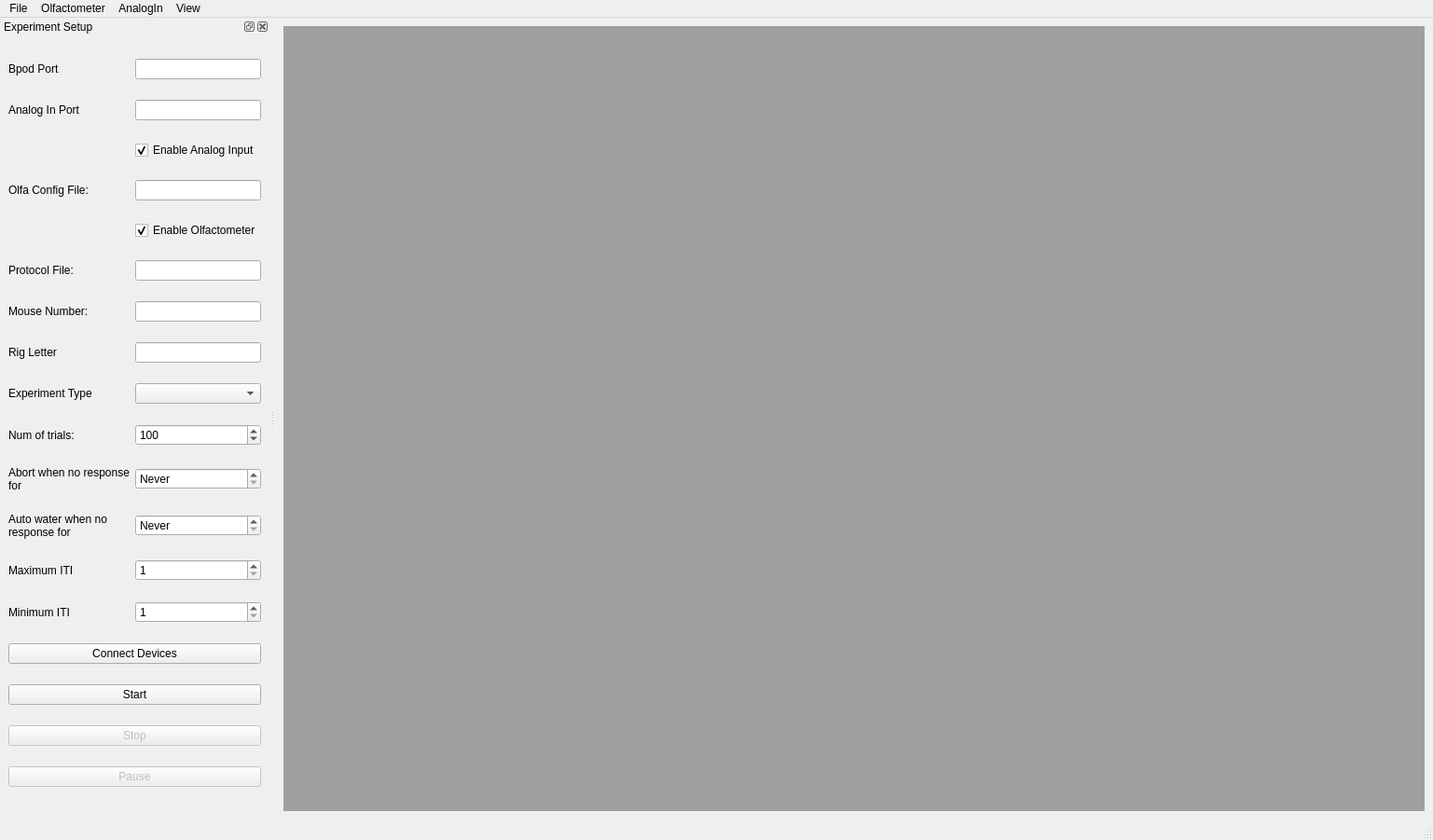
<?xml version="1.0" encoding="UTF-8"?>
<ui version="4.0">
 <class>MainWindow</class>
 <widget class="QMainWindow" name="MainWindow">
  <property name="geometry">
   <rect>
    <x>0</x>
    <y>0</y>
    <width>1537</width>
    <height>901</height>
   </rect>
  </property>
  <property name="windowTitle">
   <string>MainWindow</string>
  </property>
  <widget class="QWidget" name="centralwidget">
   <layout class="QHBoxLayout" name="centralWidgetHLayout">
    <item>
     <widget class="QMdiArea" name="mdiArea">
      <property name="sizeAdjustPolicy">
       <enum>QAbstractScrollArea::AdjustToContents</enum>
      </property>
      <property name="activationOrder">
       <enum>QMdiArea::CreationOrder</enum>
      </property>
      <widget class="QWidget" name="currentTrialSubWindowWidget">
       <property name="windowTitle">
        <string>Current Trial Info</string>
       </property>
       <layout class="QGridLayout" name="currentTrialSubWindowWidgetGridLayout">
        <item row="2" column="1">
         <widget class="QLineEdit" name="currentStateLineEdit">
          <property name="readOnly">
           <bool>true</bool>
          </property>
         </widget>
        </item>
        <item row="3" column="6">
         <widget class="QLabel" name="totalPercentCorrectLabel">
          <property name="text">
           <string>Total Percent Correct</string>
          </property>
         </widget>
        </item>
        <item row="0" column="6">
         <widget class="QLabel" name="totalCorrectLabel">
          <property name="text">
           <string>Total Correct:</string>
          </property>
         </widget>
        </item>
        <item row="4" column="0" colspan="8">
         <widget class="QProgressBar" name="currentTrialProgressBar">
          <property name="value">
           <number>0</number>
          </property>
          <property name="textVisible">
           <bool>false</bool>
          </property>
         </widget>
        </item>
        <item row="3" column="7">
         <widget class="QLineEdit" name="totalPercentCorrectLineEdit">
          <property name="readOnly">
           <bool>true</bool>
          </property>
         </widget>
        </item>
        <item row="0" column="1">
         <widget class="QLineEdit" name="trialNumLineEdit">
          <property name="readOnly">
           <bool>true</bool>
          </property>
         </widget>
        </item>
        <item row="0" column="4">
         <widget class="QLabel" name="correctResponseLabel">
          <property name="text">
           <string>Correct Response</string>
          </property>
         </widget>
        </item>
        <item row="0" column="7">
         <widget class="QLineEdit" name="totalCorrectLineEdit">
          <property name="readOnly">
           <bool>true</bool>
          </property>
         </widget>
        </item>
        <item row="2" column="0">
         <widget class="QLabel" name="currentStateLabel">
          <property name="text">
           <string>Current State</string>
          </property>
         </widget>
        </item>
        <item row="2" column="7">
         <widget class="QLineEdit" name="totalNoResponsesLineEdit">
          <property name="readOnly">
           <bool>true</bool>
          </property>
         </widget>
        </item>
        <item row="1" column="7">
         <widget class="QLineEdit" name="totalWrongLineEdit">
          <property name="readOnly">
           <bool>true</bool>
          </property>
         </widget>
        </item>
        <item row="1" column="0">
         <widget class="QLabel" name="itiLabel">
          <property name="text">
           <string>Current ITI</string>
          </property>
         </widget>
        </item>
        <item row="2" column="6">
         <widget class="QLabel" name="totalNoResponsesLabel">
          <property name="text">
           <string>Total No Responses</string>
          </property>
         </widget>
        </item>
        <item row="1" column="1">
         <widget class="QLineEdit" name="itiLineEdit">
          <property name="readOnly">
           <bool>true</bool>
          </property>
         </widget>
        </item>
        <item row="0" column="0">
         <widget class="QLabel" name="trialNumLabel">
          <property name="text">
           <string>Trial Number</string>
          </property>
         </widget>
        </item>
        <item row="1" column="6">
         <widget class="QLabel" name="totalWrongLabel">
          <property name="text">
           <string>Total Wrong:</string>
          </property>
         </widget>
        </item>
        <item row="0" column="5">
         <widget class="QLineEdit" name="correctResponseLineEdit">
          <property name="readOnly">
           <bool>true</bool>
          </property>
         </widget>
        </item>
        <item row="1" column="4">
         <widget class="QLabel" name="responseResultLabel">
          <property name="text">
           <string>Response Result</string>
          </property>
         </widget>
        </item>
        <item row="1" column="5">
         <widget class="QLineEdit" name="responseResultLineEdit">
          <property name="readOnly">
           <bool>true</bool>
          </property>
         </widget>
        </item>
        <item row="3" column="2">
         <widget class="QLabel" name="currentFlowLabel">
          <property name="text">
           <string>Current Flow</string>
          </property>
         </widget>
        </item>
        <item row="3" column="3">
         <widget class="QLineEdit" name="currentFlowLineEdit">
          <property name="readOnly">
           <bool>true</bool>
          </property>
         </widget>
        </item>
        <item row="2" column="2">
         <widget class="QLabel" name="odorConcentrationLabel">
          <property name="text">
           <string>Odor Conc</string>
          </property>
         </widget>
        </item>
        <item row="2" column="3">
         <widget class="QLineEdit" name="odorConcentrationLineEdit">
          <property name="readOnly">
           <bool>true</bool>
          </property>
         </widget>
        </item>
        <item row="1" column="2">
         <widget class="QLabel" name="odorNameLabel">
          <property name="text">
           <string>Odor Name</string>
          </property>
         </widget>
        </item>
        <item row="1" column="3">
         <widget class="QLineEdit" name="odorNameLineEdit">
          <property name="readOnly">
           <bool>true</bool>
          </property>
         </widget>
        </item>
        <item row="0" column="2">
         <widget class="QLabel" name="currentVialNumLabel">
          <property name="text">
           <string>Current Vial</string>
          </property>
         </widget>
        </item>
        <item row="0" column="3">
         <widget class="QLineEdit" name="currentVialNumLineEdit"/>
        </item>
       </layout>
      </widget>
      <widget class="QWidget" name="bpodControlSubWindowWidget">
       <property name="windowTitle">
        <string>Bpod Control</string>
       </property>
       <layout class="QGridLayout" name="bpodControlSubWindowWidgetGridLayout">
        <item row="3" column="0">
         <widget class="QPushButton" name="leftWaterValveButton">
          <property name="text">
           <string>Left Water Valve</string>
          </property>
          <property name="checkable">
           <bool>false</bool>
          </property>
         </widget>
        </item>
        <item row="0" column="1">
         <widget class="QSpinBox" name="leftWaterValveDurationSpinBox">
          <property name="maximum">
           <number>1000</number>
          </property>
          <property name="value">
           <number>250</number>
          </property>
         </widget>
        </item>
        <item row="1" column="0">
         <widget class="QLabel" name="rightWaterValveDurationLabel">
          <property name="text">
           <string>Right Water Valve Duration:</string>
          </property>
         </widget>
        </item>
        <item row="2" column="1">
         <widget class="QPushButton" name="calibRightWaterButton">
          <property name="text">
           <string>Flush Right Water</string>
          </property>
         </widget>
        </item>
        <item row="2" column="0">
         <widget class="QPushButton" name="calibLeftWaterButton">
          <property name="text">
           <string>Flush Left Water</string>
          </property>
         </widget>
        </item>
        <item row="3" column="1">
         <widget class="QPushButton" name="rightWaterValveButton">
          <property name="text">
           <string>Right Water Valve</string>
          </property>
          <property name="checkable">
           <bool>false</bool>
          </property>
         </widget>
        </item>
        <item row="1" column="1">
         <widget class="QSpinBox" name="rightWaterValveDurationSpinBox">
          <property name="maximum">
           <number>1000</number>
          </property>
          <property name="value">
           <number>250</number>
          </property>
         </widget>
        </item>
        <item row="0" column="0">
         <widget class="QLabel" name="leftWaterValveDurationLabel">
          <property name="text">
           <string>Left Water Valve Duration:</string>
          </property>
         </widget>
        </item>
        <item row="4" column="0" colspan="2">
         <widget class="QPushButton" name="finalValveButton">
          <property name="text">
           <string>Final Valve</string>
          </property>
          <property name="checkable">
           <bool>true</bool>
          </property>
         </widget>
        </item>
       </layout>
      </widget>
      <widget class="QWidget" name="resultsPlotSubWindowWidget">
       <property name="windowTitle">
        <string>Results Plot</string>
       </property>
       <layout class="QGridLayout" name="resultsPlotSubWindowWidgetGridLayout">
        <item row="0" column="2">
         <widget class="QPushButton" name="resultsPlotSeparateVialsButton">
          <property name="text">
           <string>Separate Vials</string>
          </property>
         </widget>
        </item>
        <item row="0" column="1">
         <widget class="QPushButton" name="resultsPlotCombineLikeVialsButton">
          <property name="text">
           <string>Combine Like Vials</string>
          </property>
         </widget>
        </item>
        <item row="0" column="0">
         <widget class="QPushButton" name="resultsPlotCombineAllVialsButton">
          <property name="text">
           <string>Combine All Vials</string>
          </property>
         </widget>
        </item>
       </layout>
      </widget>
      <widget class="QWidget" name="flowUsagePlotSubWindowWidget">
       <property name="windowTitle">
        <string>Flow Usage Plot</string>
       </property>
       <layout class="QGridLayout" name="flowUsagePlotSubWindowWidgetGridLayout">
        <item row="0" column="1">
         <widget class="QPushButton" name="flowUsagePlotCombineLikeVialsButton">
          <property name="text">
           <string>Combine Like Vials</string>
          </property>
         </widget>
        </item>
        <item row="0" column="2">
         <widget class="QPushButton" name="flowUsagePlotSeparateVialsButton">
          <property name="text">
           <string>Separate Vials</string>
          </property>
         </widget>
        </item>
        <item row="0" column="0">
         <widget class="QPushButton" name="flowUsagePlotCombineAllVialsButton">
          <property name="text">
           <string>Combine All Vials</string>
          </property>
         </widget>
        </item>
       </layout>
      </widget>
      <widget class="QWidget" name="streamingPlotSubWindowWidget">
       <property name="windowTitle">
        <string>Streaming Plot</string>
       </property>
       <layout class="QGridLayout" name="streamingPlotSubWindowWidgetGridLayout">
        <item row="2" column="0">
         <widget class="QLabel" name="maxtLabel">
          <property name="sizePolicy">
           <sizepolicy hsizetype="Fixed" vsizetype="Fixed">
            <horstretch>0</horstretch>
            <verstretch>0</verstretch>
           </sizepolicy>
          </property>
          <property name="text">
           <string>Max t:</string>
          </property>
         </widget>
        </item>
        <item row="0" column="0">
         <widget class="QLabel" name="yMaxLabel">
          <property name="sizePolicy">
           <sizepolicy hsizetype="Fixed" vsizetype="Fixed">
            <horstretch>0</horstretch>
            <verstretch>0</verstretch>
           </sizepolicy>
          </property>
          <property name="text">
           <string>Y Max:</string>
          </property>
         </widget>
        </item>
        <item row="4" column="0">
         <widget class="QLabel" name="plotIntervalLabel">
          <property name="sizePolicy">
           <sizepolicy hsizetype="Fixed" vsizetype="Fixed">
            <horstretch>0</horstretch>
            <verstretch>0</verstretch>
           </sizepolicy>
          </property>
          <property name="text">
           <string>Plot Interval:</string>
          </property>
         </widget>
        </item>
        <item row="3" column="1">
         <widget class="QDoubleSpinBox" name="dtDoubleSpinBox">
          <property name="sizePolicy">
           <sizepolicy hsizetype="Fixed" vsizetype="Fixed">
            <horstretch>0</horstretch>
            <verstretch>0</verstretch>
           </sizepolicy>
          </property>
          <property name="suffix">
           <string> s</string>
          </property>
          <property name="decimals">
           <number>4</number>
          </property>
          <property name="minimum">
           <double>0.000100000000000</double>
          </property>
          <property name="maximum">
           <double>1.000000000000000</double>
          </property>
          <property name="singleStep">
           <double>0.000100000000000</double>
          </property>
          <property name="value">
           <double>0.001000000000000</double>
          </property>
         </widget>
        </item>
        <item row="1" column="0">
         <widget class="QLabel" name="yMinLabel">
          <property name="sizePolicy">
           <sizepolicy hsizetype="Fixed" vsizetype="Fixed">
            <horstretch>0</horstretch>
            <verstretch>0</verstretch>
           </sizepolicy>
          </property>
          <property name="text">
           <string>Y Min:</string>
          </property>
         </widget>
        </item>
        <item row="4" column="1">
         <widget class="QSpinBox" name="plotIntervalSpinBox">
          <property name="sizePolicy">
           <sizepolicy hsizetype="Fixed" vsizetype="Fixed">
            <horstretch>0</horstretch>
            <verstretch>0</verstretch>
           </sizepolicy>
          </property>
          <property name="suffix">
           <string> ms</string>
          </property>
          <property name="minimum">
           <number>1</number>
          </property>
         </widget>
        </item>
        <item row="3" column="0">
         <widget class="QLabel" name="dtLabel">
          <property name="sizePolicy">
           <sizepolicy hsizetype="Fixed" vsizetype="Fixed">
            <horstretch>0</horstretch>
            <verstretch>0</verstretch>
           </sizepolicy>
          </property>
          <property name="text">
           <string>dt:</string>
          </property>
         </widget>
        </item>
        <item row="2" column="1">
         <widget class="QSpinBox" name="maxtSpinBox">
          <property name="sizePolicy">
           <sizepolicy hsizetype="Fixed" vsizetype="Fixed">
            <horstretch>0</horstretch>
            <verstretch>0</verstretch>
           </sizepolicy>
          </property>
          <property name="suffix">
           <string> s</string>
          </property>
          <property name="minimum">
           <number>1</number>
          </property>
          <property name="maximum">
           <number>100</number>
          </property>
          <property name="value">
           <number>10</number>
          </property>
         </widget>
        </item>
        <item row="0" column="1">
         <widget class="QDoubleSpinBox" name="yMaxDoubleSpinBox">
          <property name="sizePolicy">
           <sizepolicy hsizetype="Fixed" vsizetype="Fixed">
            <horstretch>0</horstretch>
            <verstretch>0</verstretch>
           </sizepolicy>
          </property>
          <property name="minimum">
           <double>-10.000000000000000</double>
          </property>
          <property name="maximum">
           <double>10.000000000000000</double>
          </property>
          <property name="value">
           <double>1.000000000000000</double>
          </property>
         </widget>
        </item>
        <item row="1" column="1">
         <widget class="QDoubleSpinBox" name="yMinDoubleSpinBox">
          <property name="sizePolicy">
           <sizepolicy hsizetype="Fixed" vsizetype="Fixed">
            <horstretch>0</horstretch>
            <verstretch>0</verstretch>
           </sizepolicy>
          </property>
          <property name="minimum">
           <double>-10.000000000000000</double>
          </property>
          <property name="maximum">
           <double>10.000000000000000</double>
          </property>
          <property name="value">
           <double>-1.000000000000000</double>
          </property>
         </widget>
        </item>
       </layout>
      </widget>
     </widget>
    </item>
   </layout>
  </widget>
  <widget class="QMenuBar" name="menubar">
   <property name="geometry">
    <rect>
     <x>0</x>
     <y>0</y>
     <width>1537</width>
     <height>21</height>
    </rect>
   </property>
   <widget class="QMenu" name="menuFile">
    <property name="title">
     <string>File</string>
    </property>
    <addaction name="actionNew"/>
    <addaction name="actionOpen"/>
   </widget>
   <widget class="QMenu" name="menuOlfactometer">
    <property name="title">
     <string>Olfactometer</string>
    </property>
    <addaction name="actionSelectOlfaConfigFile"/>
    <addaction name="actionConfigureOlfaSettings"/>
    <addaction name="actionLaunchOlfaGUI"/>
   </widget>
   <widget class="QMenu" name="menuAnalogIn">
    <property name="title">
     <string>AnalogIn</string>
    </property>
    <addaction name="actionConfigureAnalogInSettings"/>
   </widget>
   <widget class="QMenu" name="menuView">
    <property name="title">
     <string>View</string>
    </property>
    <addaction name="actionViewStreaming"/>
    <addaction name="actionViewResultsPlot"/>
    <addaction name="actionViewCurrentTrialInfo"/>
    <addaction name="actionViewFlowUsagePlot"/>
    <addaction name="actionViewBpodControl"/>
   </widget>
   <addaction name="menuFile"/>
   <addaction name="menuOlfactometer"/>
   <addaction name="menuAnalogIn"/>
   <addaction name="menuView"/>
  </widget>
  <widget class="QStatusBar" name="statusbar"/>
  <widget class="QDockWidget" name="experimentSetupDockWidget">
   <property name="windowTitle">
    <string>Experiment Setup</string>
   </property>
   <attribute name="dockWidgetArea">
    <number>1</number>
   </attribute>
   <widget class="QWidget" name="experimentSetupDockWidgetContents">
    <layout class="QGridLayout" name="experimentSetupDockWidgetContentsGridLayout">
     <item row="0" column="1">
      <widget class="QLineEdit" name="bpodPortLineEdit"/>
     </item>
     <item row="10" column="0">
      <widget class="QLabel" name="noResponseCutoffLabel">
       <property name="text">
        <string>Abort when no response for</string>
       </property>
       <property name="wordWrap">
        <bool>true</bool>
       </property>
      </widget>
     </item>
     <item row="6" column="0">
      <widget class="QLabel" name="mouseNumberLabel">
       <property name="text">
        <string>Mouse Number:</string>
       </property>
      </widget>
     </item>
     <item row="1" column="0">
      <widget class="QLabel" name="analogInputModulePortLabel">
       <property name="text">
        <string>Analog In Port</string>
       </property>
      </widget>
     </item>
     <item row="11" column="1">
      <widget class="QSpinBox" name="autoWaterCutoffSpinBox">
       <property name="specialValueText">
        <string>Never</string>
       </property>
       <property name="suffix">
        <string> trials</string>
       </property>
      </widget>
     </item>
     <item row="2" column="1">
      <widget class="QCheckBox" name="analogInputModuleCheckBox">
       <property name="text">
        <string>Enable Analog Input</string>
       </property>
       <property name="checked">
        <bool>true</bool>
       </property>
      </widget>
     </item>
     <item row="11" column="0">
      <widget class="QLabel" name="autoWaterCutoffLabel">
       <property name="text">
        <string>Auto water when no response for</string>
       </property>
       <property name="wordWrap">
        <bool>true</bool>
       </property>
      </widget>
     </item>
     <item row="4" column="1">
      <widget class="QCheckBox" name="olfaCheckBox">
       <property name="text">
        <string>Enable Olfactometer</string>
       </property>
       <property name="checked">
        <bool>true</bool>
       </property>
      </widget>
     </item>
     <item row="3" column="1">
      <widget class="QLineEdit" name="olfaFileLineEdit">
       <property name="readOnly">
        <bool>true</bool>
       </property>
      </widget>
     </item>
     <item row="13" column="1">
      <widget class="QSpinBox" name="itiMinSpinBox">
       <property name="minimum">
        <number>1</number>
       </property>
      </widget>
     </item>
     <item row="7" column="0">
      <widget class="QLabel" name="rigLetterLabel">
       <property name="text">
        <string>Rig Letter</string>
       </property>
      </widget>
     </item>
     <item row="15" column="0" colspan="2">
      <widget class="QPushButton" name="startButton">
       <property name="text">
        <string>Start</string>
       </property>
      </widget>
     </item>
     <item row="17" column="0" colspan="2">
      <widget class="QPushButton" name="pauseButton">
       <property name="enabled">
        <bool>false</bool>
       </property>
       <property name="text">
        <string>Pause</string>
       </property>
      </widget>
     </item>
     <item row="14" column="0" colspan="2">
      <widget class="QPushButton" name="connectDevicesButton">
       <property name="text">
        <string>Connect Devices</string>
       </property>
      </widget>
     </item>
     <item row="13" column="0">
      <widget class="QLabel" name="itiMinLabel">
       <property name="text">
        <string>Minimum ITI</string>
       </property>
      </widget>
     </item>
     <item row="5" column="0">
      <widget class="QLabel" name="protocolFileLabel">
       <property name="text">
        <string>Protocol File:</string>
       </property>
      </widget>
     </item>
     <item row="6" column="1">
      <widget class="QLineEdit" name="mouseNumberLineEdit"/>
     </item>
     <item row="7" column="1">
      <widget class="QLineEdit" name="rigLetterLineEdit"/>
     </item>
     <item row="9" column="0">
      <widget class="QLabel" name="nTrialsLabel">
       <property name="text">
        <string>Num of trials:</string>
       </property>
      </widget>
     </item>
     <item row="0" column="0">
      <widget class="QLabel" name="bpodPortLabel">
       <property name="text">
        <string>Bpod Port</string>
       </property>
      </widget>
     </item>
     <item row="3" column="0">
      <widget class="QLabel" name="olfaFileLabel">
       <property name="text">
        <string>Olfa Config File:</string>
       </property>
      </widget>
     </item>
     <item row="1" column="1">
      <widget class="QLineEdit" name="analogInputModulePortLineEdit"/>
     </item>
     <item row="12" column="0">
      <widget class="QLabel" name="itiMaxLabel">
       <property name="text">
        <string>Maximum ITI</string>
       </property>
      </widget>
     </item>
     <item row="12" column="1">
      <widget class="QSpinBox" name="itiMaxSpinBox">
       <property name="minimum">
        <number>1</number>
       </property>
      </widget>
     </item>
     <item row="5" column="1">
      <widget class="QLineEdit" name="protocolFileLineEdit">
       <property name="readOnly">
        <bool>true</bool>
       </property>
      </widget>
     </item>
     <item row="16" column="0" colspan="2">
      <widget class="QPushButton" name="stopButton">
       <property name="enabled">
        <bool>false</bool>
       </property>
       <property name="text">
        <string>Stop</string>
       </property>
       <property name="checkable">
        <bool>false</bool>
       </property>
      </widget>
     </item>
     <item row="9" column="1">
      <widget class="QSpinBox" name="nTrialsSpinBox">
       <property name="minimum">
        <number>1</number>
       </property>
       <property name="maximum">
        <number>1000</number>
       </property>
       <property name="value">
        <number>100</number>
       </property>
      </widget>
     </item>
     <item row="10" column="1">
      <widget class="QSpinBox" name="noResponseCutoffSpinBox">
       <property name="specialValueText">
        <string>Never</string>
       </property>
       <property name="suffix">
        <string> trials</string>
       </property>
       <property name="value">
        <number>0</number>
       </property>
      </widget>
     </item>
     <item row="8" column="0">
      <widget class="QLabel" name="experimentTypeLabel">
       <property name="text">
        <string>Experiment Type</string>
       </property>
      </widget>
     </item>
     <item row="8" column="1">
      <widget class="QComboBox" name="experimentTypeComboBox">
       <property name="currentIndex">
        <number>-1</number>
       </property>
       <item>
        <property name="text">
         <string>None</string>
        </property>
       </item>
       <item>
        <property name="text">
         <string>oneOdorIntensity</string>
        </property>
       </item>
       <item>
        <property name="text">
         <string>twoOdorMatch</string>
        </property>
       </item>
      </widget>
     </item>
    </layout>
   </widget>
  </widget>
  <action name="actionNew">
   <property name="text">
    <string>New</string>
   </property>
  </action>
  <action name="actionOpen">
   <property name="text">
    <string>Open</string>
   </property>
  </action>
  <action name="actionSelectOlfaConfigFile">
   <property name="text">
    <string>Select config file</string>
   </property>
  </action>
  <action name="actionLaunchOlfaGUI">
   <property name="text">
    <string>Launch GUI</string>
   </property>
  </action>
  <action name="actionConfigureOlfaSettings">
   <property name="text">
    <string>Configure settings</string>
   </property>
  </action>
  <action name="actionConfigureAnalogInSettings">
   <property name="text">
    <string>Configure settings</string>
   </property>
  </action>
  <action name="actionViewStreaming">
   <property name="checkable">
    <bool>true</bool>
   </property>
   <property name="checked">
    <bool>true</bool>
   </property>
   <property name="text">
    <string>Streaming</string>
   </property>
  </action>
  <action name="actionViewResultsPlot">
   <property name="checkable">
    <bool>true</bool>
   </property>
   <property name="checked">
    <bool>true</bool>
   </property>
   <property name="text">
    <string>Results Plot</string>
   </property>
  </action>
  <action name="actionViewCurrentTrialInfo">
   <property name="checkable">
    <bool>true</bool>
   </property>
   <property name="checked">
    <bool>true</bool>
   </property>
   <property name="text">
    <string>Current Trial Info</string>
   </property>
  </action>
  <action name="actionViewFlowUsagePlot">
   <property name="checkable">
    <bool>true</bool>
   </property>
   <property name="checked">
    <bool>true</bool>
   </property>
   <property name="text">
    <string>Flow Usage Plot</string>
   </property>
  </action>
  <action name="actionViewBpodControl">
   <property name="checkable">
    <bool>true</bool>
   </property>
   <property name="checked">
    <bool>true</bool>
   </property>
   <property name="text">
    <string>Bpod Control</string>
   </property>
  </action>
 </widget>
 <resources/>
 <connections/>
</ui>
